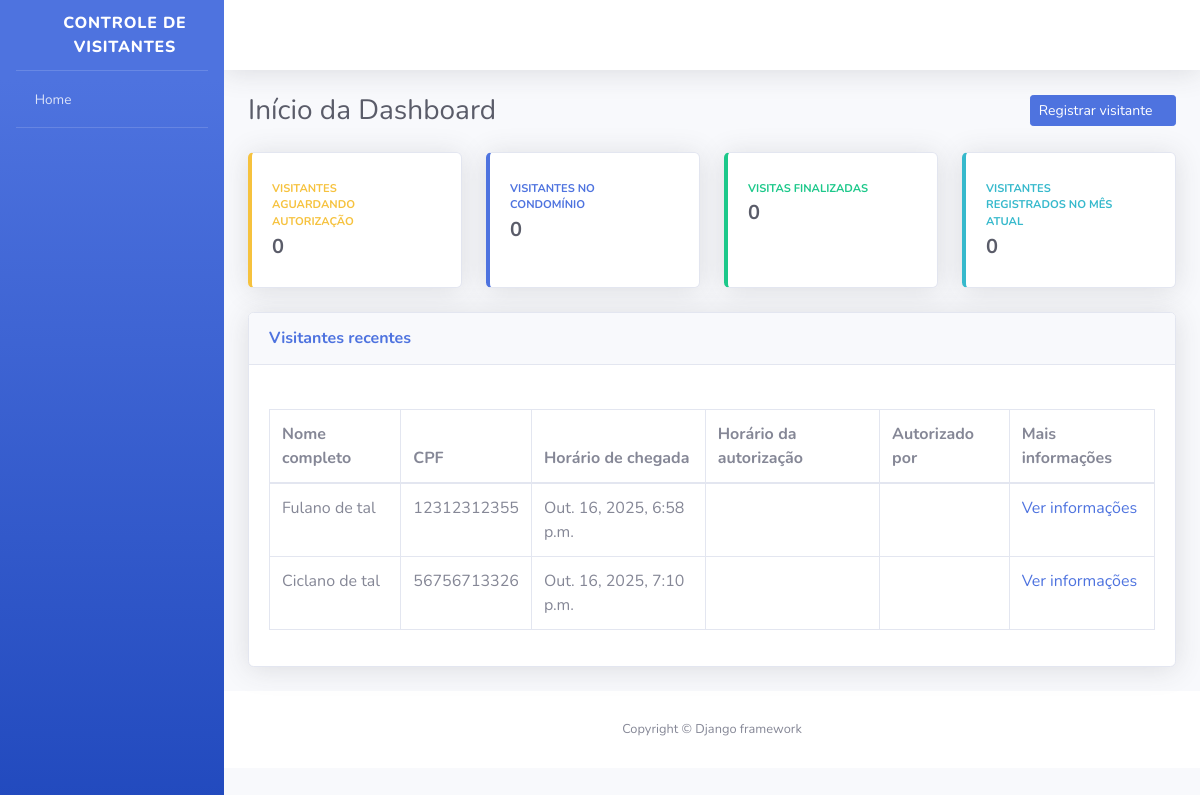
The page / on the database its author committed.
### visitantes/models.py (models this page shows, shortened)
class Visitante(models.Model):
    nome_completo = models.CharField (verbose_name = 'Nome completo',
                                      max_length = 100)
    cpf = models.CharField (verbose_name = 'CPF',
                            max_length = 11,
                            unique = True)
    data_nascimento = models.DateField(verbose_name = 'Data de Nascimento',
                                       auto_now = False,
                                       auto_now_add = False,
                                       help_text="Insira a data no formato dd-mm-aaaa"
                                       )
    numero_casa = models.PositiveSmallIntegerField (verbose_name = 'Número da casa a ser visitada'
                                 )
    placa_veiculo = models.CharField (verbose_name = 'Placa do veículo',
                                         max_length = 7,
                                         blank = True,
                                         null = True)
    horario_chegada = models.DateTimeField(verbose_name = 'Horário de Chegada na Portaria',
                                              auto_now_add = True
                                            )
    horario_saida = models.DateTimeField(verbose_name = 'Horário de saída do condomínio',
                                              auto_now = False,
                                              blank = True,
                                              null = True
                                            )
    horario_autorizacao = models.DateTimeField(verbose_name = 'Horário de autorização de Entrada',
                                              auto_now = False,
                                              blank = True,
                                              null = True
                                            )
    morador_responsavel = models.CharField (verbose_name = 'Nome do morador responsável por autorizar a entrada',
                                      max_length = 50,
                                      blank = True)
    registrado_por = models.ForeignKey(
                                    'porteiros.Porteiro',
                                    verbose_name = 'Porteiro responsável pelo registro',
                                    on_delete = models.PROTECT
                                    )
    class Meta:
        verbose_name = 'Visitante'
        verbose_name_plural = 'Visitantes'
        db_table = 'visitante'

### dashboard/views.py (the view)
# urls.py: path('', index, name='index'),
def index(request):
    total_visitantes = Visitante.objects.all()
    total_porteiros = Porteiro.objects.all()
    context = {
        'nome_pagina' : 'Início da Dashboard',
        'total_visitantes' : total_visitantes,
        'total_porteiros' : total_porteiros,
    }
    return render(request, "index.html", context)

### templates/index.html
{% extends "base.html" %}
{% block conteudo %}
<div class="container-fluid">
    <div class="d-sm-flex align-items-center justify-content-between mb-4">
        <h1 class="h3 mb-0 text-gray-800">{{ nome_pagina }}</h1>
        <a href="{% url 'registrar_visitante' %}" class="btn btn-primary btn-icon-spit btn-sm">
            <span class="text">Registrar visitante</span>
            <span class="icon text-white-50">
              <i class="fas fa-user-plus"></i>
            </span>
        </a>
    </div>
    <div class="row">
        <div class="col-xl-3 col-md-6 mb-4">
            <div class="card border-left-warning shadow h-100 py-2">
                <div class="card-body">
                    <div class="row no-gutters align-items-center">
                        <div class="col mr-2">
                            <div class="text-xs font-weight-bold text-warning text-uppercase mb-1">Visitantes aguardando autorização</div>
                            <div class="h5 mb-0 font-weight-bold text-gray-800">0</div>
                        </div>
                        <div class="col-auto">
                            <i class="fas fa-user-lock fa-2x text-gray-300"></i>
                        </div>
                    </div>
                </div>
            </div>
        </div>
        <div class="col-xl-3 col-md-6 mb-4">
            <div class="card border-left-primary shadow h-100 py-2">
                <div class="card-body">
                    <div class="row no-gutters align-items-center">
                        <div class="col mr-2">
                            <div class="text-xs font-weight-bold text-primary text-uppercase mb-1">Visitantes no condomínio</div>
                            <div class="h5 mb-0 font-weight-bold text-gray-800">0</div>
                        </div>
                        <div class="col-auto">
                            <i class="fas fa-user-clock fa-2x text-gray-300"></i>
                        </div>
                    </div>
                </div>
            </div>
        </div>
        <div class="col-xl-3 col-md-6 mb-4">
            <div class="card border-left-success shadow h-100 py-2">
                <div class="card-body">
                    <div class="row no-gutters align-items-center">
                        <div class="col mr-2">
                            <div class="text-xs font-weight-bold text-success text-uppercase mb-1">Visitas finalizadas</div>
                            <div class="h5 mb-0 font-weight-bold text-gray-800">0</div>
                        </div>
                        <div class="col-auto">
                            <i class="fas fa-user-check fa-2x text-gray-300"></i>
                        </div>
                    </div>
                </div>
            </div>
        </div>
        <div class="col-xl-3 col-md-6 mb-4">
            <div class="card border-left-info shadow h-100 py-2">
                <div class="card-body">
                    <div class="row no-gutters align-items-center">
                        <div class="col mr-2">
                            <div class="text-xs font-weight-bold text-info text-uppercase mb-1">Visitantes registrados no mês atual</div>
                            <div class="h5 mb-0 font-weight-bold text-gray-800">0</div>
                        </div>
                        <div class="col-auto">
                            <i class="fas fa-users fa-2x text-gray-300"></i>
                        </div>
                    </div>
                </div>
            </div>
        </div>
    </div>
    <div class="card shadow mb-4">
        <div class="card-header py-3 d-sm-flex align-items-center justify-content-between mb-4">
            <h6 class="m-0 font-weight-bold text-primary">Visitantes recentes</h6>
        </div>
        <div class="card-body">
            <div class="table-responsive">
                <table class="table table-bordered">
                    <thead>
                        <th>Nome completo</th>
                        <th>CPF</th>
                        <th>Horário de chegada</th>
                        <th>Horário da autorização</th>
                        <th>Autorizado por</th>
                        <th>Mais informações</th>
                    </thead>
                    <tbody>
                        {% for variavel in total_visitantes %}
                        <tr>
                            <td>{{ variavel.nome_completo }}</td>
                            <td>{{ variavel.cpf }}</td>
                            <td>{{ variavel.horario_chegada }}</td>
                            <td>{{ variavel.get_horario_autorizacao }}</td>
                            <td>{{ variavel.get_morador_responsavel }}</td>
                            <td>
                                <a href="#" >
                                    Ver informações
                                </a>
                            </td>
                        </tr>
                        {% endfor %}
                    </tbody>
                </table>
            </div>
        </div>
    </div>
</div>
{% endblock conteudo %}

### rows shown on the page
Visitante: nome_completo "Fulano de tal", cpf "12312312355", horario_chegada "Out. 16, 2025, 6:58 p.m."
Visitante: nome_completo "Ciclano de tal", cpf "56756713326", horario_chegada "Out. 16, 2025, 7:10 p.m."

### other values the page prints
{{ nome_pagina }} "Início da Dashboard"
